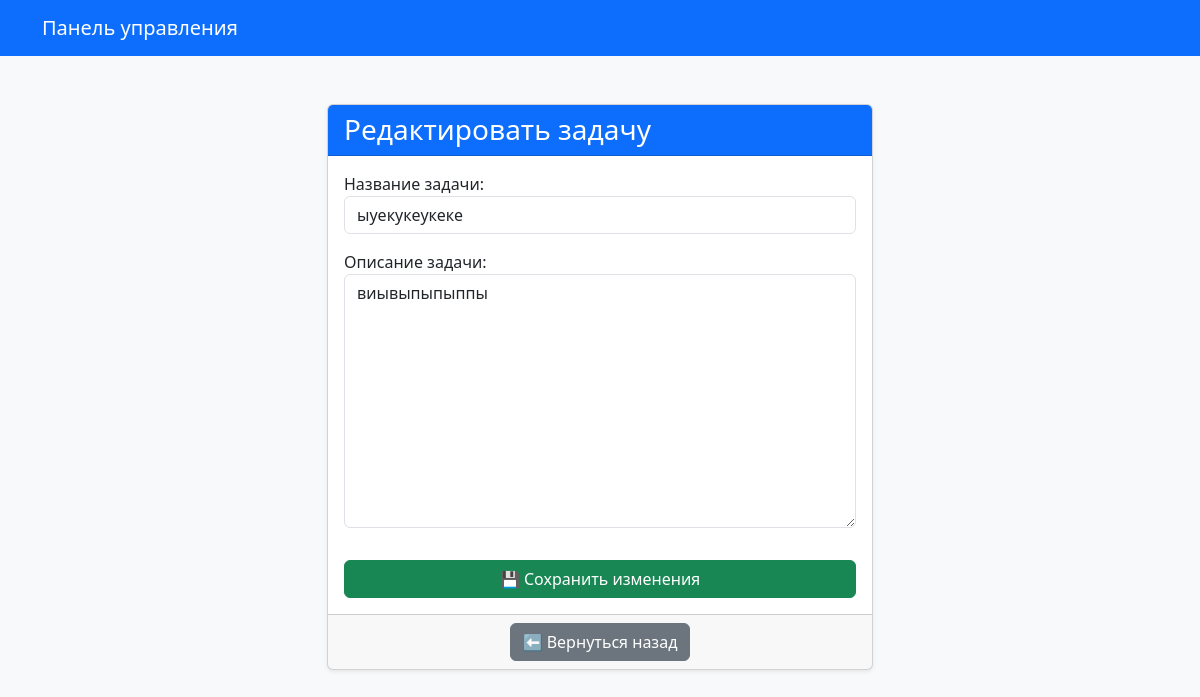
The app's page /blog/edit/9/, older data.
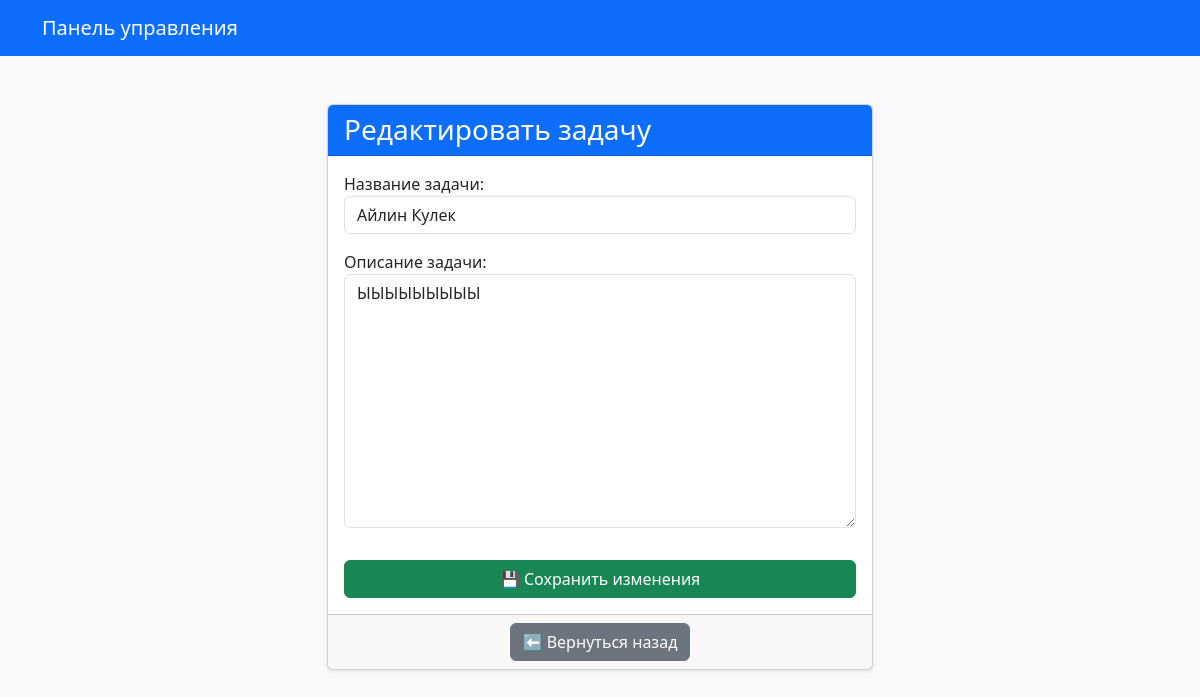
The same page, newer data.
### blog/models.py (models this page shows, shortened)
class Task(models.Model):
    title = models.CharField("Название задачи", max_length=200)
    task = models.TextField("Описание задачи")
    class Meta:
        verbose_name = "Задача"
        verbose_name_plural = "Задачи"

### blog/views.py (the view)
# urls.py: path('edit/<int:pk>/', views.edit_task, name='edit_task'),
def edit_task(request, pk):
    task = get_object_or_404(Task, pk=pk)
    if request.method == 'POST':
        form = TaskForm(request.POST, instance=task)
        if form.is_valid():
            form.save()
            return redirect('index')
    else:
        form = TaskForm(instance=task)
    return render(request, 'blog/edit/edit_task.html', {'form': form, 'task': task})

### blog/forms.py
class TaskForm(ModelForm):
    class Meta:
        model = Task
        fields = ['title', 'task']
        widgets = {
            'title': forms.TextInput(attrs={'class': 'form-control', 'placeholder': 'Название задачи'}),
            'task': forms.Textarea(attrs={'class': 'form-control', 'placeholder': 'Описание задачи'}),
        }

### blog/templates/blog/edit/edit_task.html (shortened to what this page needs)
<!DOCTYPE html>
<html lang="ru">
<head>
    <link href="https://cdn.jsdelivr.net/npm/bootstrap@5.3.0/dist/css/bootstrap.min.css" rel="stylesheet">
</head>
<body class="bg-light">
    <nav class="navbar navbar-expand-lg navbar-dark bg-primary">
        <div class="container">
            <a class="navbar-brand" href="{% url 'index' %}">Панель управления</a>
        </div>
    </nav>
    <div class="container mt-5">
        <div class="row justify-content-center">
            <div class="col-md-6">
                <div class="card shadow-sm">
                    <div class="card-header bg-primary text-white">
                        <h3 class="mb-0">Редактировать задачу</h3>
                    </div>
                    <div class="card-body">
                        <form method="post">
                            {{ form.as_p }}
                            <div class="d-grid">
                                <button type="submit" class="btn btn-success btn-block mt-3">💾 Сохранить изменения</button>
                            </div>
                        </form>
                    </div>
                    <div class="card-footer text-center">
                        <a href="{% url 'index' %}" class="btn btn-secondary">⬅️ Вернуться назад</a>
                    </div>
                </div>
            </div>
        </div>
    </div>
</body>
</html>

Row changes from the older to the newer data that the page shows:
changed Task: title "ыуекукеукеке" → "Айлин Кулек"; task "виывыпыпыппы" → "ЫЫЫЫЫЫЫЫЫ"
